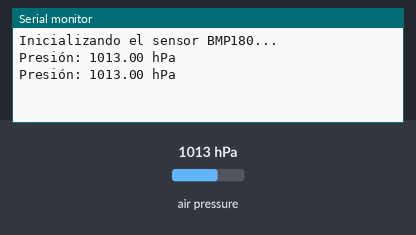
The sketch below on a simulated Arduino Uno, built with avr-gcc and run on an emulated ATmega328P. On the bench: the last lines printed to the serial monitor. Inputs (shaded band) come from the test bench; at power-on: air pressure 1013 hPa.

Above: at 2.8 s.
2.9 s: air pressure set to 952 hPa
At 4.4 s:
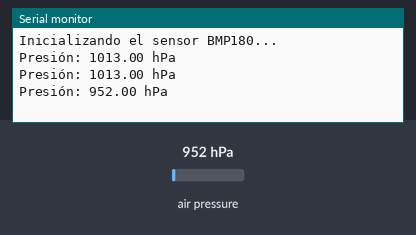
5.6 s: air pressure set to 975 hPa
At 6.9 s:
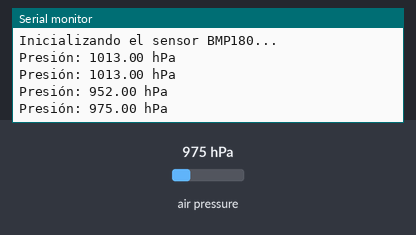
Timing chart, 0 to 8.6 s (numbered marks = the images above; inputs shaded):
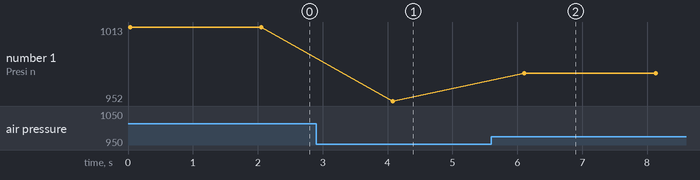

Measured:
- after the input at 2.9 s, the serial monitor: prints a new line after 1.2 s (image 1)
- after the input at 5.6 s, the serial monitor: prints a new line after 0.51 s (image 2)
- plotted number 1: 1013 → 952 after the input at 2.9 s, 952 → 975 after the input at 5.6 s

The sketch:

PresionAtm.ino
```cpp
#include <Wire.h>
#include <Adafruit_Sensor.h>
#include <Adafruit_BMP085_U.h>

// Crea una instancia del sensor BMP180
Adafruit_BMP085_Unified bmp = Adafruit_BMP085_Unified(10085);

void setup() {
  // Inicializa el puerto serie
  Serial.begin(9600);
  Serial.println("Inicializando el sensor BMP180...");

  // Inicializa el sensor BMP180
  if (!bmp.begin()) {
    Serial.print("No se pudo encontrar un sensor BMP180 válido, verifica las conexiones.");
    while (1);
  }
}

void loop() {
  // Estructura para almacenar los datos del sensor
  sensors_event_t event;

  // Lee la presión atmosférica
  bmp.getEvent(&event);

  // Muestra la presión atmosférica en el puerto serie
  if (event.pressure) {
    Serial.print("Presión: ");
    Serial.print(event.pressure);
    Serial.println(" hPa");
  } else {
    Serial.println("Error al leer la presión");
  }

  // Espera 2 segundos antes de leer los datos nuevamente
  delay(2000);
}
```
